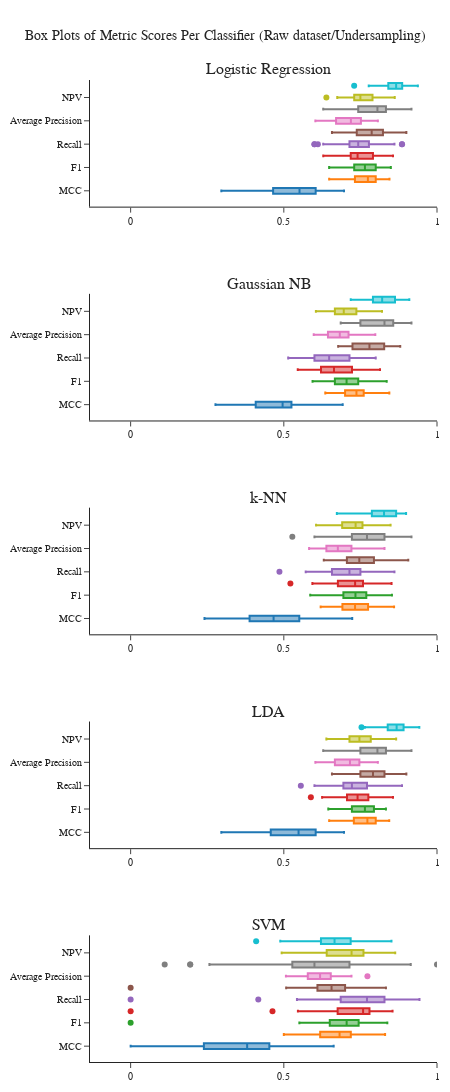

Write notebook code for a chart like this one.
### Code cell
scores_fig_u = metric_box_plots(all_dfs_u, classifier_names, 'Box Plots of Metric Scores Per Classifier (Raw dataset/Undersampling)', [-0.1, 1])
pio.show(scores_fig_u)
